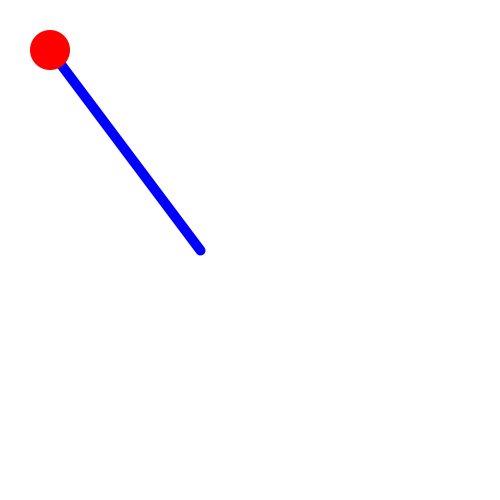
Frame 1 (no input)
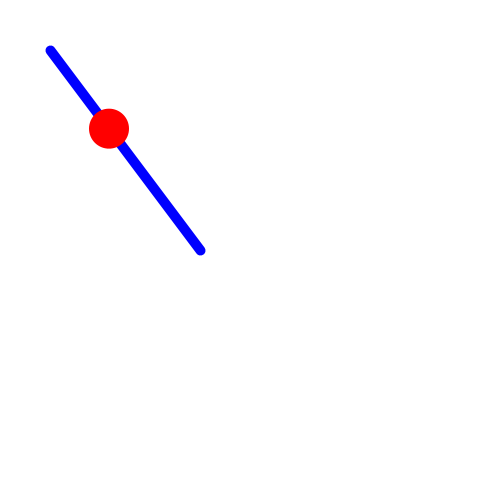
Frame 60 (the mouse pressed at the canvas centre just before this capture)
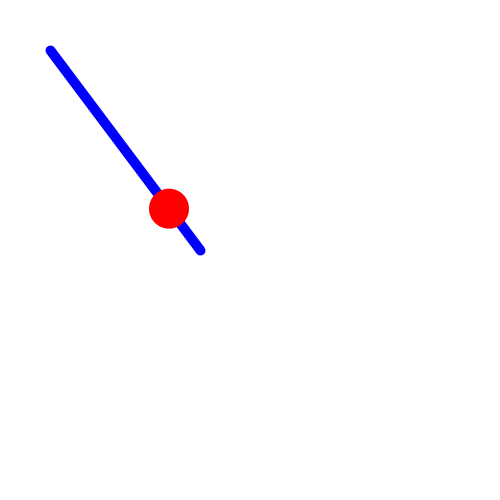
Frame 120 (the mouse held since frame 60 and released just before this capture)

The Processing sketch that drew these frames (run headless with seeded random() and noise(); from frame 60 on, the mouse is pressed at the canvas centre):

// Processing sketch: sketch_1_19_classwork
// ── sketch_1_19_classwork.pde
float startX=50;
float startY=50;
float endX=200;
float endY=250;
float ballX=startX, ballY=startY;

void setup() {
  size(500, 500);
  fill(255, 0, 0);
}

void draw() {
  background(255);
  stroke(0, 0, 255);
  strokeWeight(10);
  line(startX, startY, endX, endY);
  noStroke();
  ellipse(ballX, ballY, 40, 40);
  if (ballX==endX) {
    ballX+=0;
    ballY+=0;
  } else {
    ballX += 1;
    ballY += (endY-startY)/(endX-startX);
  }
}
